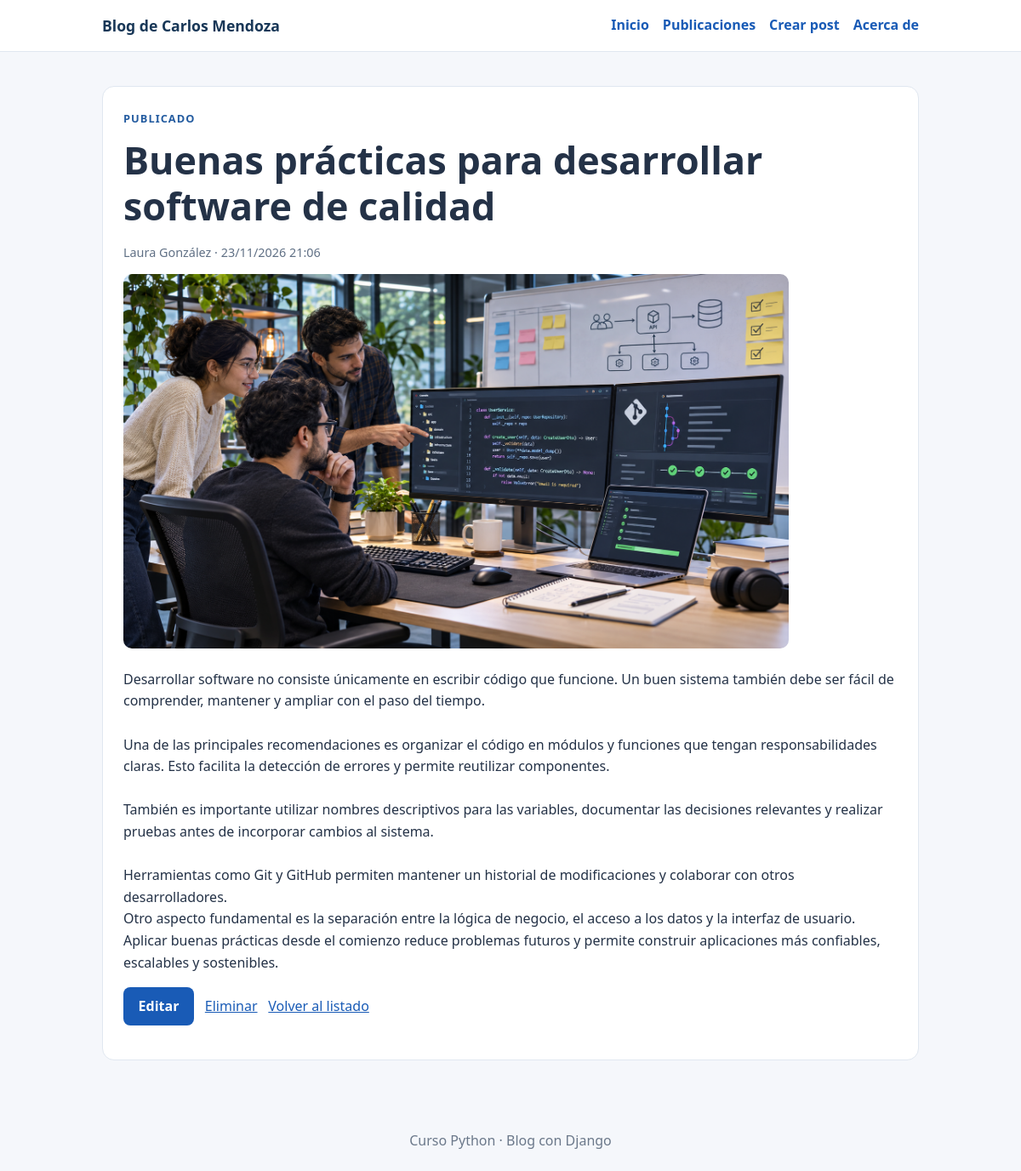
Page /posts/2/ on the committed database.
### posts/models.py (models this page shows, shortened)
class Post(models.Model):
    ESTADOS = [
        ("borrador", "Borrador"),
        ("publicado", "Publicado"),
        ("archivado", "Archivado"),
    ]
    titulo = models.CharField(max_length=200)
    contenido = models.TextField()
    autor = models.CharField(max_length=120)
    fecha_creacion = models.DateTimeField(auto_now_add=True)
    estado = models.CharField(max_length=10, choices=ESTADOS, default="borrador")
    imagen = models.ImageField(upload_to="posts/", null=True, blank=True)

### posts/views.py (the view)
# urls.py: path("posts/<int:pk>/", views.detalle_post, name="detalle_post"),
def detalle_post(request, pk):
    post = get_object_or_404(Post, pk=pk)
    return render(request, "posts/detalle_post.html", {"post": post})

### posts/templates/posts/detalle_post.html (shortened to what this page needs)
{% extends 'posts/base.html' %}
{% block content %}
<article class="tarjeta">
    <span class="etiqueta">{{ post.get_estado_display }}</span>
    <h1>{{ post.titulo }}</h1>
    <p class="meta">{{ post.autor }} · {{ post.fecha_creacion|date:"d/m/Y H:i" }}</p>
    {% if post.imagen %}
        <img class="imagen-post" src="{{ post.imagen.url }}" alt="Imagen de {{ post.titulo }}">
    {% endif %}
    <p>{{ post.contenido|linebreaksbr }}</p>
    <div class="acciones">
        <a class="boton" href="{% url 'posts:editar_post' post.pk %}">Editar</a>
        <a href="{% url 'posts:eliminar_post' post.pk %}">Eliminar</a>
        <a href="{% url 'posts:lista_posts' %}">Volver al listado</a>
    </div>
</article>
{% endblock %}

### posts/static/posts/css/estilos.css (style rules this page uses)
:root { color-scheme: light; --fondo: #f5f7fb; --texto: #243247; --principal: #195bb6; --borde: #e0e7f0; }
* { box-sizing: border-box; }
body { margin: 0; font-family: system-ui, -apple-system, "Segoe UI", sans-serif; color: var(--texto); background: var(--fondo); line-height: 1.6; }
a { color: var(--principal); }
h1 { font-size: clamp(1.8rem, 5vw, 2.8rem); line-height: 1.2; margin: .6rem 0 1rem; }
.etiqueta { color: #245ca0; text-transform: uppercase; font-weight: 800; letter-spacing: .08em; font-size: .8rem; }
.tarjeta { background: white; border: 1px solid var(--borde); padding: 1.5rem; margin-bottom: 1.2rem; border-radius: 14px; }
.boton { display: inline-block; background: var(--principal); color: white; padding: .6rem 1.1rem; border-radius: 8px; text-decoration: none; font: inherit; font-weight: 700; border: 0; cursor: pointer; }
.meta { color: #607085; font-size: .9rem; }
.acciones { display: flex; flex-wrap: wrap; gap: .8rem; align-items: center; margin-block: 1rem; }
.imagen-post { max-width: 100%; max-height: 440px; object-fit: contain; border-radius: 10px; }

### rows in the picture
Post: estado "PUBLICADO", titulo "Buenas prácticas para desarrollar software de calidad", autor "Laura González", fecha_creacion "23/11/2026 21:06", imagen (picture), contenido "Desarrollar software no consiste únicamente en escribir código que funcione. Un buen sistema también debe ser fácil de comprender, mantener y ampliar con el paso del tiempo. Una de las principales recomendaciones es organizar el código en módulos y funciones que tengan responsabilidades claras. Esto facilita la detección de errores y permite reutilizar componentes. También es importante utilizar nombres descriptivos para las variables, documentar las decisiones relevantes y realizar pruebas antes de incorporar cambios al sistema. Herramientas como Git y GitHub permiten mantener un historial de modificaciones y colaborar con otros desarrolladores. Otro aspecto fundamental es la separación…"
